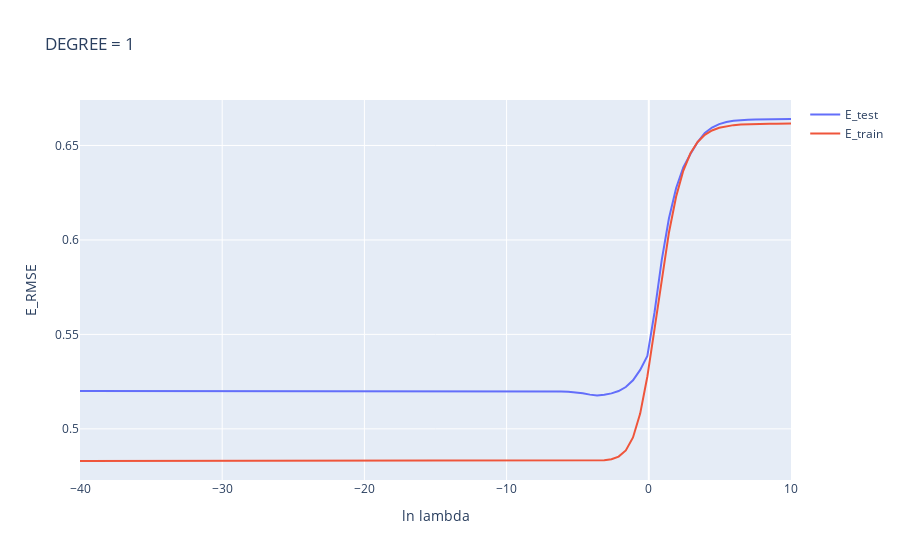

Notebook code cell kept with this figure:
### Code cell
fig = go.Figure()
fig.add_trace(go.Scatter(x=log_e_lamda, y=E_test ,mode='lines', name='E_test'))
fig.add_trace(go.Scatter(x=log_e_lamda, y=E_train ,mode='lines', name='E_train'))
fig.update_layout(
    title=f'DEGREE = 1',
    xaxis_title='ln lambda',
    yaxis_title='E_RMSE',
    )
fig.show()
